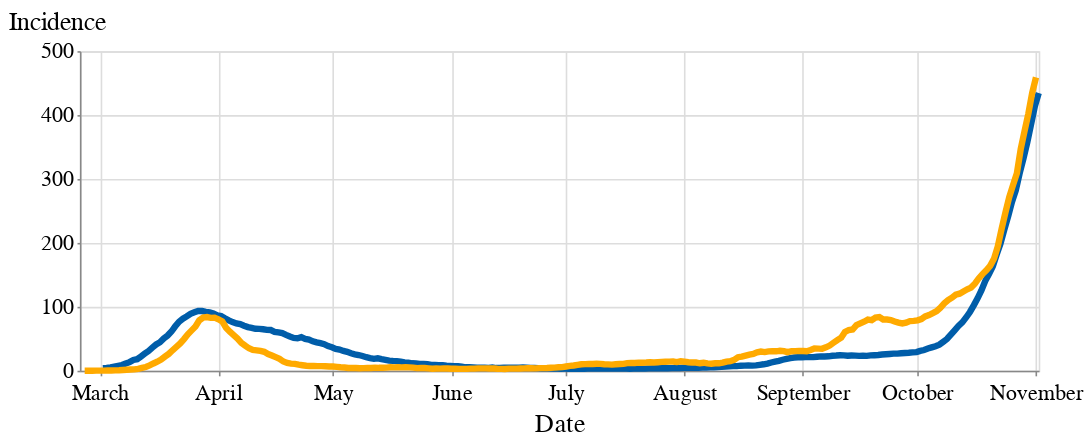

The code cell stored with this chart in its notebook:
### Code cell
c1 = alt.Chart(italy).mark_line().encode(
    x=alt.X("data", title='Date'),
    y=alt.Y("incidenza", title="Incidence")
).properties(height=200, width=600,) 

c2 = alt.Chart(austria).mark_line(color="#FFAA00").encode(
    x=alt.X("Date:T"),
    y=alt.Y("Incidence", title="Incidence")
).properties(height=200, width=600,)

alt.layer(
    c1,
    c2
).resolve_scale(color='independent')

### Figure 1 — Vega-Lite specification as saved in the notebook (floating-point values rounded to 4 significant figures; data arrays with more than 128 entries replaced by an {"elided": "..."} marker saying what was removed)
{"config": {"view": {"width": 600, "height": 400}, "background": "#ffffff", "title": {"anchor": "start", "font": "Source Sans Pro, Arial, sans", "fontColor": "#000000", "fontSize": 24, "fontWeight": "bold"}, "arc": {"fill": "#005DA9"}, "area": {"fill": "#005DA9"}, "line": {"stroke": "#005DA9", "strokeWidth": 4}, "path": {"stroke": "#005DA9"}, "rect": {"fill": "#005DA9"}, "shape": {"stroke": "#005DA9"}, "bar": {"fill": "#005DA9"}, "point": {"stroke": "#005DA9"}, "symbol": {"fill": "#005DA9", "size": 60}, "axis": {"titleFont": "Source Sans Pro, sans", "titleFontSize": 16, "titleFontWeight": "normal", "labelFont": "Source Sans Pro, sans", "labelFontSize": 14, "labelFontWeight": "normal"}, "axisX": {"labelAngle": 0, "labelPadding": 4, "tickSize": 3}, "axisY": {"labelBaseline": "middle", "maxExtent": 45, "minExtent": 45, "tickSize": 2, "titleAlign": "left", "titleAngle": 0, "titleX": -45, "titleY": -11}, "headerFacet": {"titleFontSize": 16, "labelFontSize": 14}, "headerRow": {"titleFontSize": 16, "labelFontSize": 14}, "headerColumn": {"titleFontSize": 16, "labelFontSize": 14}, "legend": {"titleFont": "Source Sans Pro, sans", "titleFontSize": 16, "titleFontWeight": "normal", "symbolType": "circle", "labelFont": "Source Sans Pro, sans", "labelFontSize": 15}, "range": {"category": ["#AB377A", "#AEC067", "#9BC3B7", "#928285", "#F07F3C", "#FFE054", "#E30034", "#005DA9", "#644F54", "#5EA290", "#769F3B", "#812161", "#E36319", "#F5C631"]}}, "layer": [{"data": {"name": "data-1b67a1f32724e8615c0c8532e30b9ed3"}, "mark": "line", "encoding": {"x": {"type": "temporal", "field": "data", "title": "Date"}, "y": {"type": "quantitative", "field": "incidenza", "title": "Incidence"}}, "height": 200, "width": 600}, {"data": {"name": "data-5741d2390f2c64c94fa21a64343da9b6"}, "mark": {"type": "line", "color": "#FFAA00"}, "encoding": {"x": {"type": "temporal", "field": "Date"}, "y": {"type": "quantitative", "field": "Incidence", "title": "Incidence"}}, "height": 200, "width": 600}], "resolve": {"scale": {"color": "independent"}}, "$schema": "https://vega.github.io/schema/vega-lite/v4.8.1.json", "datasets": {"data-1b67a1f32724e8615c0c8532e30b9ed3": {"elided": "252 records"}, "data-5741d2390f2c64c94fa21a64343da9b6": {"elided": "250 records"}}}
